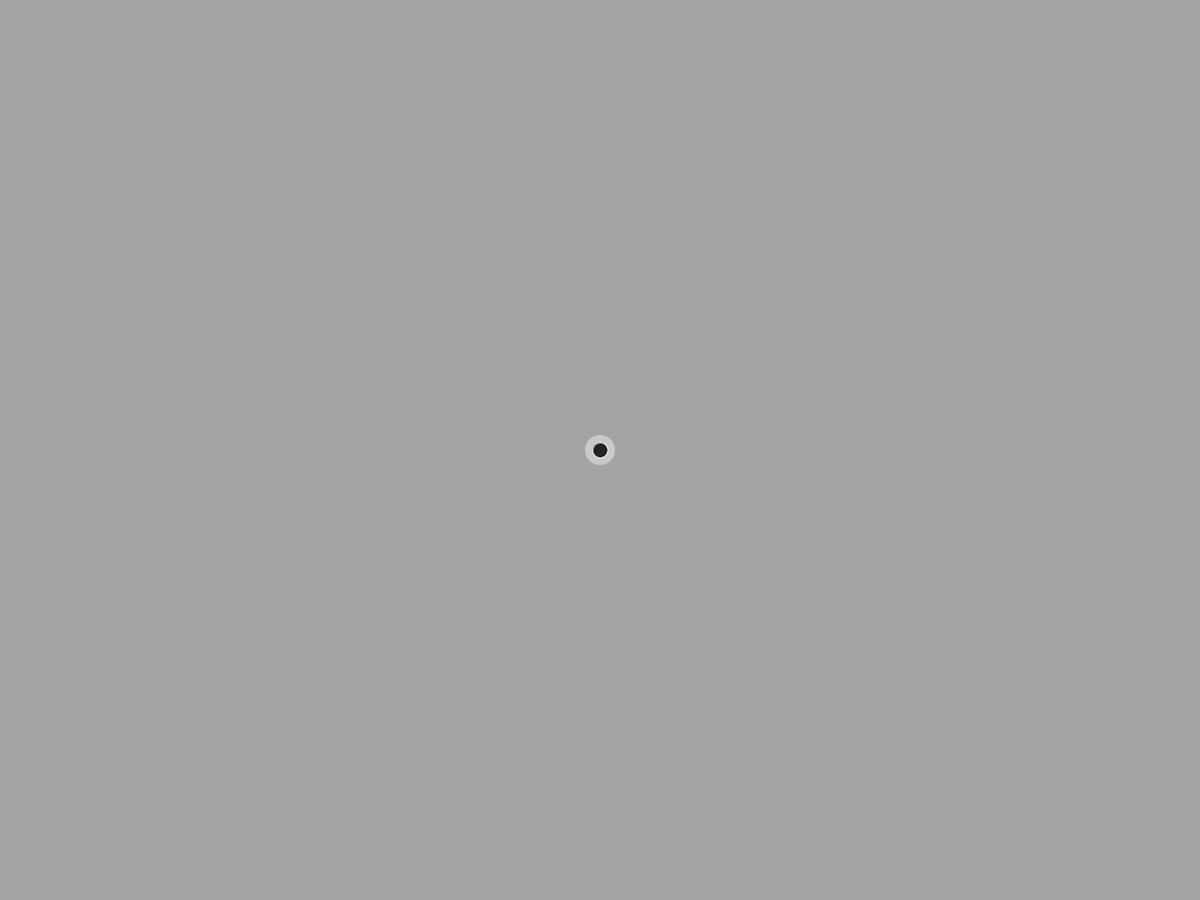
Frame 1 (no input)
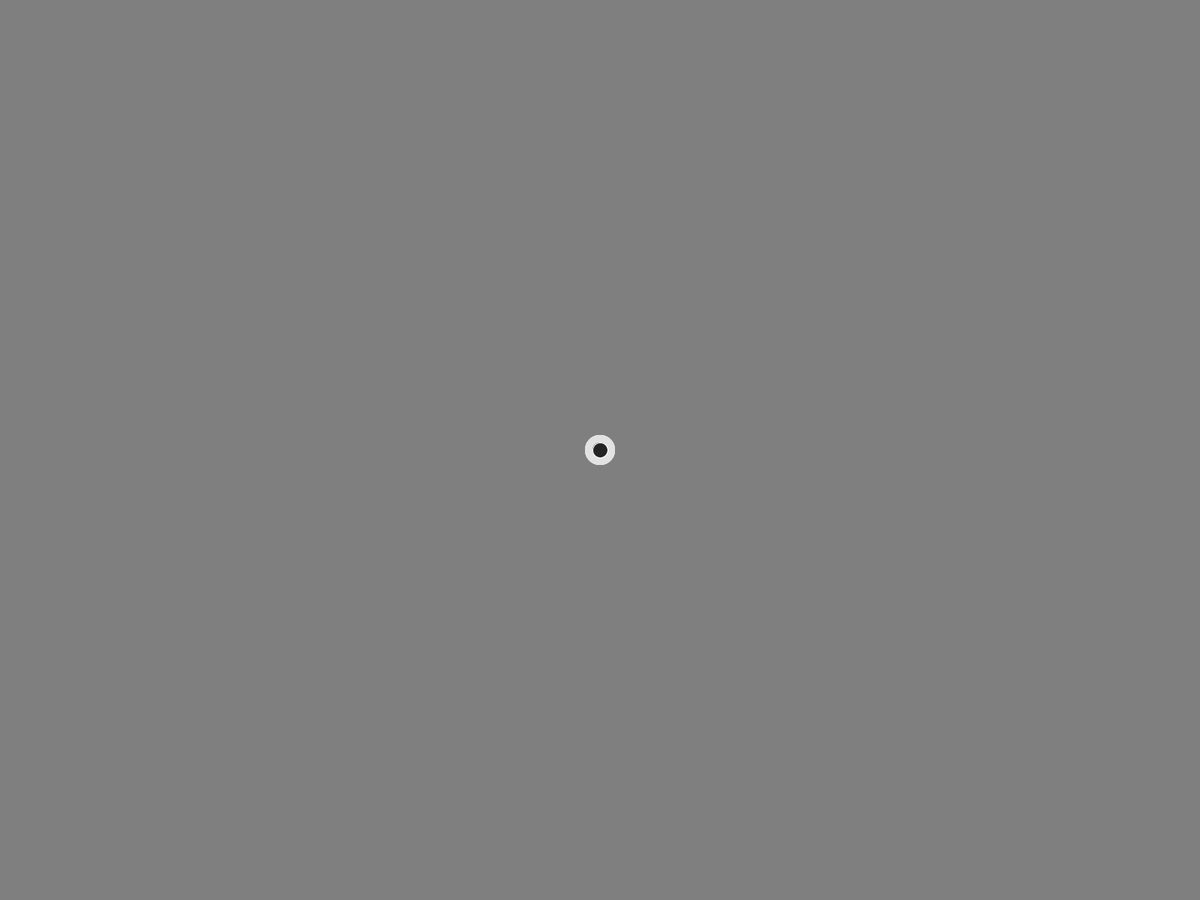
Frame 60 (the mouse pressed at the canvas centre just before this capture)
Frame 120 (the mouse held since frame 60 and released just before this capture): identical to frame 60, image omitted

The Processing sketch that drew these frames (run headless with seeded random() and noise(); from frame 60 on, the mouse is pressed at the canvas centre):

// Processing sketch: SimpleCancer
// ── SimpleCancer.pde
CancerCells_LJ cells;
float size = 2*10;
int n = 100;
float sigma = size; 
float epsilon = 0.0001;
float time_unit = 0.05; // Frames per unit time
float step_resolution = 10; // Each frame has this steps
float packing = 0.2;
float color_intensity = 1;
float v0 = 0;
int bg_color;
int mode = 0;

void setup() {
  fullScreen();
  bg_color = int(random(255));
  background(bg_color % 255);
  
  int lx, ly;
  lx = width; ly = height;
  
  cells = new CancerCells_LJ();
  cells.setDynamics(sigma, epsilon, time_unit, step_resolution);
  cells.setSystem(n, width, height);
  cells.setGraphics(bg_color, size);
  cells.init(sigma, v0, lx*packing, ly*packing);
}

void draw() {
  cells.update(mode);
  cells.draw(mode, color_intensity);
}

void keyPressed() {
  if (key == 'r') { setup(); }
  if (key == 'c') { mode++; }
}
// ── Particles.pde
class CancerCells_LJ {
  
  // Dinamical variables
  float sigma;
  float epsilon;
  float time_unit;
  float step_resolution;
  float division_time=100;
  
  // Box/enviroment variables
  float lx, ly; // Dimensions of the box
  int n; // Number of particles
  
  // Graphics variables
  float size;
  float bg_color;
  
  // Particles...
  float[] last_div;
  float[] parent;
  float[] alive;
  PVector[] p; // Positions
  PVector[] v; // Velocities
  PVector[] f; // Forces
  
  //******* Initialization **********//
  
  void setDynamics(float sigma, float epsilon, float time_unit, float step_resolution) {
    this.sigma = sigma;
    this.epsilon = epsilon;
    this.time_unit = time_unit;
    this.step_resolution = step_resolution;
  }
  
  void setSystem(int n, float lx, float ly) {
    this.n = n;
    this.lx = lx;
    this.ly = ly;
  }
  
  void setGraphics(float bg_color, float particle_size) {
    this.bg_color = bg_color;
    this.size = particle_size;
  }
  
  void init(float min_dist, float max_vel, float lx, float ly) {
    p = new PVector[n];
    v = new PVector[n];
    f = new PVector[n];
    last_div = new float[n];
    parent = new float[n];
    alive = new float[n];
    for(int i=0; i<n; i++){
      p[i] = new PVector(0,0);
      v[i] = new PVector(0,0);
      f[i] = new PVector(0,0);
      last_div[i] = 0;
      alive[i] = 0;
      parent[i] = -1;
    }
      
    initCells(min_dist, lx, ly);
    initVelocities(max_vel);
  }
  
  void initCells(float min_distance, float lx, float ly) {
    alive[0] = 1;
    p[0].set(this.lx/2, this.ly/2);
    last_div[0] = division_time*0.7;
  }
  
  void initVelocities(float max_vel) {
    // Nada....
  }
  
  //******* Dynamics **********//
  
  void update(int mode) {
    float dt = time_unit/step_resolution;
    for(int i=0; i<n; i++) {
      for (int s=0; s<step_resolution; s++) {
        updateForces();
        updateVelocities(dt);
        updatePositions(dt, lx, ly);
      }
    }
    divide();
  }
  
  void updateForces() {    
    float dx, dy, r, du;
    float cutRadius = 3*sigma;
    
    // Initialize in zeroes
    for(int i=0; i<n; i++) {
      f[i].set(0,0);
    }
    
    for (int i=0; i<n; i++) {
      if (alive[i]>0) {
        for (int j=i-1; j>=0; j--) {
          if (alive[j]>0) {
            dx = minDist(p[i].x, p[j].x, lx);
            dy = minDist(p[i].y, p[j].y, ly);
            r = sqrt(dx*dx + dy*dy);
            if ( r < cutRadius ) {
              if (r < sigma) {
                du = pow(alive[i]*alive[j], 12)*24*epsilon*pow(sigma/r, 6)*( 2*pow(sigma/r, 6) - 1 )/r;
                f[i].add(du/r * dx, du/r * dy);
                f[j].sub(du/r * dx, du/r * dy);
              } else {
                du = pow(alive[i]*alive[j], 12)*24*epsilon*pow(sigma/r, 6)*( 2*pow(sigma/r, 6) - 1 )/r;
                constrain(du, -10000, 10000);
                f[i].add(du/r * dx, du/r * dy);
                f[j].sub(du/r * dx, du/r * dy);
              }
            }
          }
        }
      }
    }
  }
  
  void updateVelocities(float dt) {
    for(int i=0; i<n; i++) {
      v[i].add(f[i].x/2*dt, f[i].y/2*dt);
      PVector.mult(v[i], 0.0000001);
    }
  }
  
  void updatePositions(float dt, float lx, float ly) {
    for(int i=0; i<n; i++) {
      //p[i].add(v[i].x*dt, v[i].y*dt);
      p[i].x = thorusBoundary(p[i].x + v[i].x*dt, lx);
      p[i].y = thorusBoundary(p[i].y + v[i].y*dt, ly);
    }
  }
  
  float thorusBoundary(float x, float l) {
    if (x > l) {
      x -= l;
    } else if(x < 0) {
      x += l;
    }
    constrain(x, 0, l);
    return x;
  }
  
  void divide() {
    float divide;

    for (int i=0; i<n; i++) {
      if (alive[i]>0) {
        if (alive[i] == 1) {
          last_div[i] += random(1);
          divide = 1-(division_time-last_div[i])/division_time;
          divide = divide*random(1)*random(1);
          if (divide > 0.99) {
            last_div[i]=0;
            println("Cell " + i + " is dividing, divide = " + divide);
            // Find a dead cell
            int j = findDead();
            if (j>=0) {
              // Be born
              alive[j] = 1/division_time;
              PVector.random2D(p[j]);
              p[j].setMag(sigma*random(1.1,1.2));
              p[j].add(p[i]);
              parent[j] = i;
            }
          }
        } //if (alive[i] == 1)
          else {
            last_div[int(parent[i])] = 0;
            alive[i] += 1/division_time;
            if (alive[i] > 1) {
              alive[i] = 1;
              last_div[i] = 0;
           }
         }
       } // if (alive[i]>0)
     } //for (int i=0; i<n; i++)
  }
     
     float newChildPosition(float x, float off) {
       float r = random(-1,1);
       r = r/abs(r);
       return x + r*sigma + random(-off*sigma, off*sigma);
     }
  
  //******* Drawing **********//
  
  void draw(int mode, float color_intensity) {
    drawSimple();
  }
  
  void drawSimple() {
    int bg = int(bg_color);
    int c1 = (bg+255/4) % 255;
    int c2 = (bg+255/2) % 255;
    noStroke();
    
    //background(bg);
    // Draw transparent background
    fill(bg, 5);
    rect(0,0,width, height);
    fill(c2, 1);
    rect(0,0,width, height);
    
    // Draw the shadow
    float rx, ry, h;
    fill( c1, 150);
    for (int i=0; i<n; i++) {
      if (alive[i]>0) {
        rx = p[i].x;
        ry = p[i].y;
        ellipse(rx, ry, 2*alive[i]*size, 2*alive[i]*size);
      }
    }
    
    // Draw the core
    fill(c2);
    stroke(255);
    for (int i=0; i<n; i++) {
      if (alive[i]>0) {
        rx = p[i].x;
        ry = p[i].y; 
        ellipse(rx, ry, alive[i]*size, alive[i]*size);
      }
    }
  }
  
  //******* Other **********//
  
  float minDist(float p1, float p2, float l) {
    float dr = p1-p2;
    if (dr <= -l/2) {
      return (p1 + l-p2);
    } else if ( dr <= l/2 ){
      return dr;
    } else {
      return -(p2 + l-p1);
    }
  }
  
  boolean equalSigns(float a, float b) {
    if (a*b == 0) {
      return true;
    }
    return (a/b > 0) ? (true) : (false);
  }
  
  int findDead() {
    for (int i=0; i<n; i++) {
      if (alive[i] == 0) {
        return i;
      }
    }
    return -1;
  }
}
